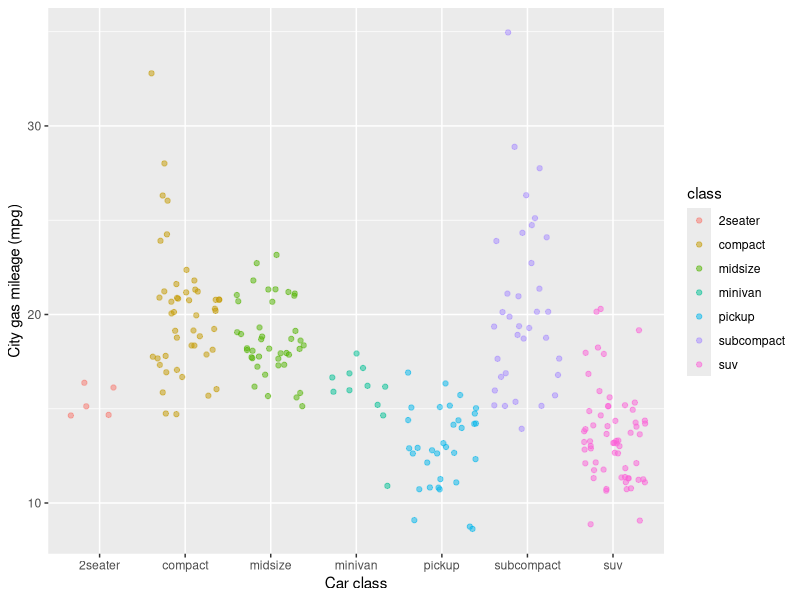

Generate this figure with R:
## ---- chunk 1
knitr::opts_chunk$set(echo = TRUE)
## ---- chunk 2
library(tidyverse)
## ---- chunk 3

ggplot(data = mpg, aes(x = class, y = cty)) +
	geom_jitter(aes(color = class), alpha = 0.5) +
	labs(x = "Car class", y = "City gas mileage (mpg)")


